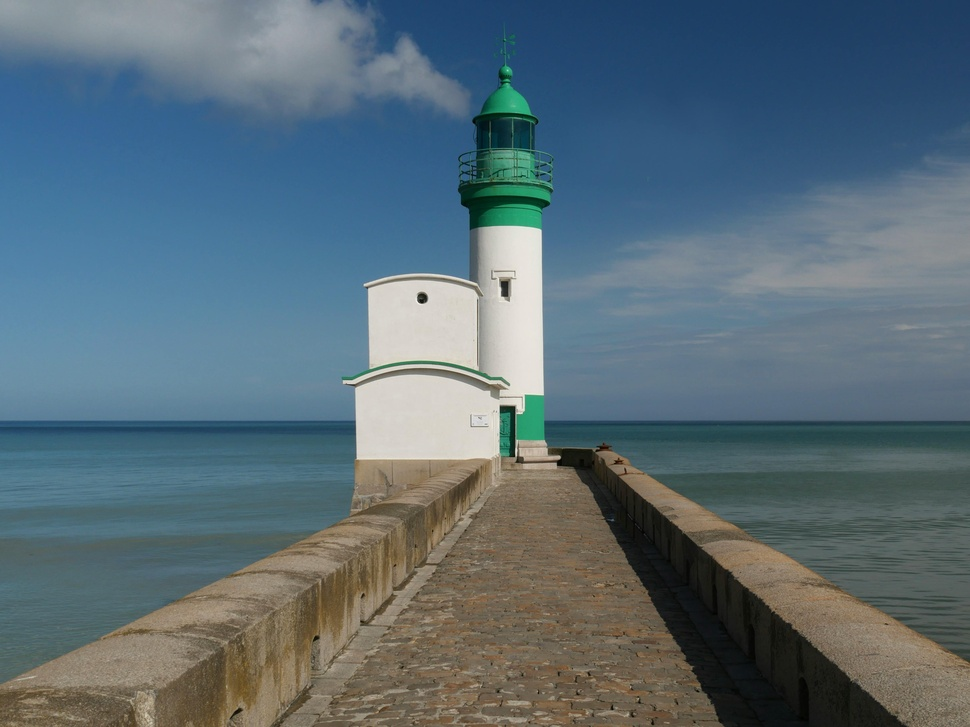
#> input picture Fourth/image5.jpg, 970 x 727 px, shrunk from 4459 x 3344 before the run
$ python point.py
#> lines starting #> are read from the running program, lines starting #| are printed output that depends on the picture; after the words box and inside, x2 and y2 are one past the last pixel; in counts of white or black regions, pixels touching at a corner belong together
import cv2
import numpy as np
import matplotlib.pyplot as plt

# Load image in grayscale
img = cv2.imread('image5.jpg', cv2.IMREAD_GRAYSCALE)
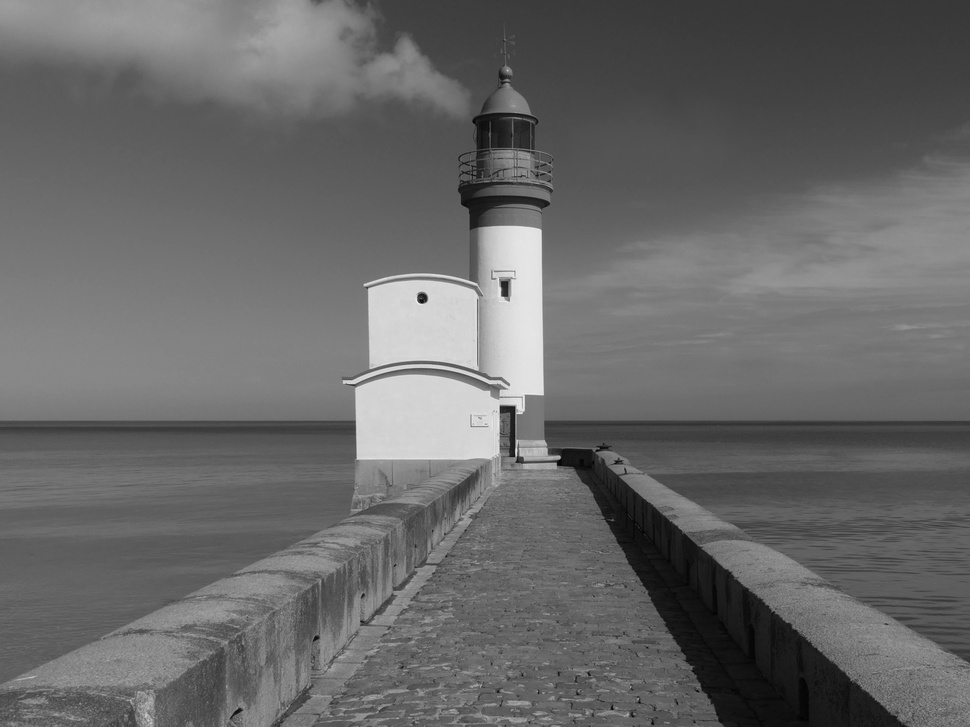
#> img: shape (727, 970); min 1, max 245, mean 103.8

if img is None:
    print("Could not load image. Check the path or file name.")
    exit()

# Convert to float32 for Harris
gray = np.float32(img)

# Harris corner detection
dst = cv2.cornerHarris(gray, blockSize=2, ksize=3, k=0.04)
dst = cv2.dilate(dst, None)

# Create a copy to mark detected points
point_img = img.copy()
point_img[dst > 0.01 * dst.max()] = 255  # white points where corners are detected
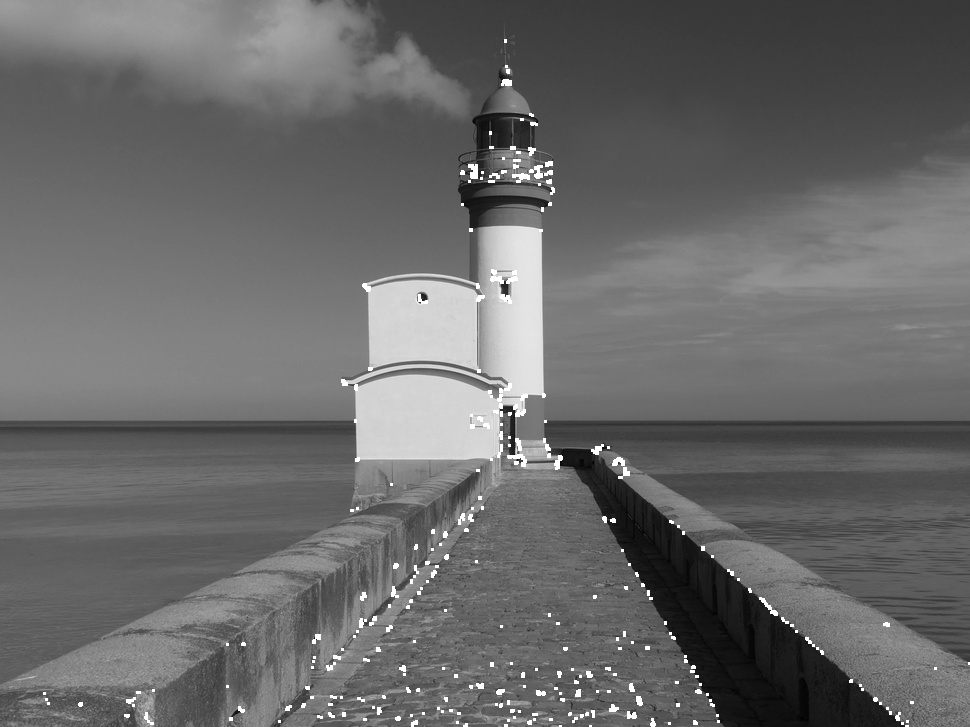
#> point_img: shape (727, 970); 0.93% of pixels changed, all inside (x1, y1, x2, y2) = (43, 39, 970, 727)

# Display side-by-side
plt.figure(figsize=(10, 4))

plt.subplot(1, 2, 1)
plt.title("Original Image")
plt.imshow(img, cmap='gray')
plt.axis('off')

plt.subplot(1, 2, 2)
plt.title("Harris Corners")
plt.imshow(point_img, cmap='gray')
plt.axis('off')

plt.tight_layout()
plt.show()
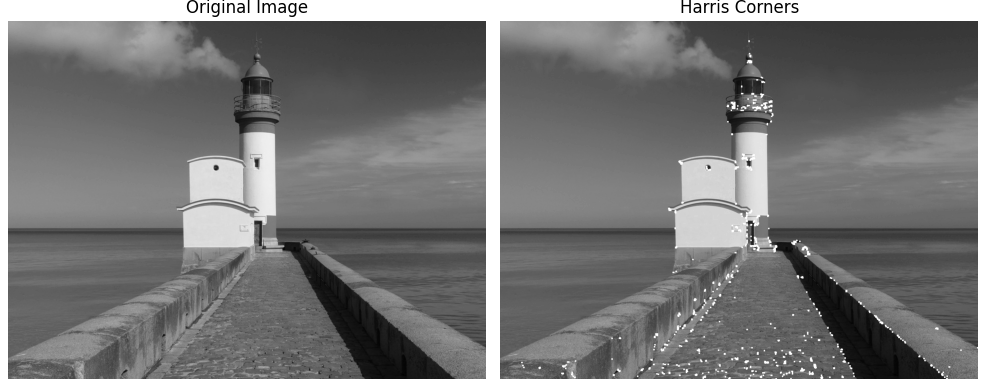
#> figure drawn by matplotlib, 2 panels

$ run again, with Fourth/image1.jpg copied over Fourth/image5.jpg
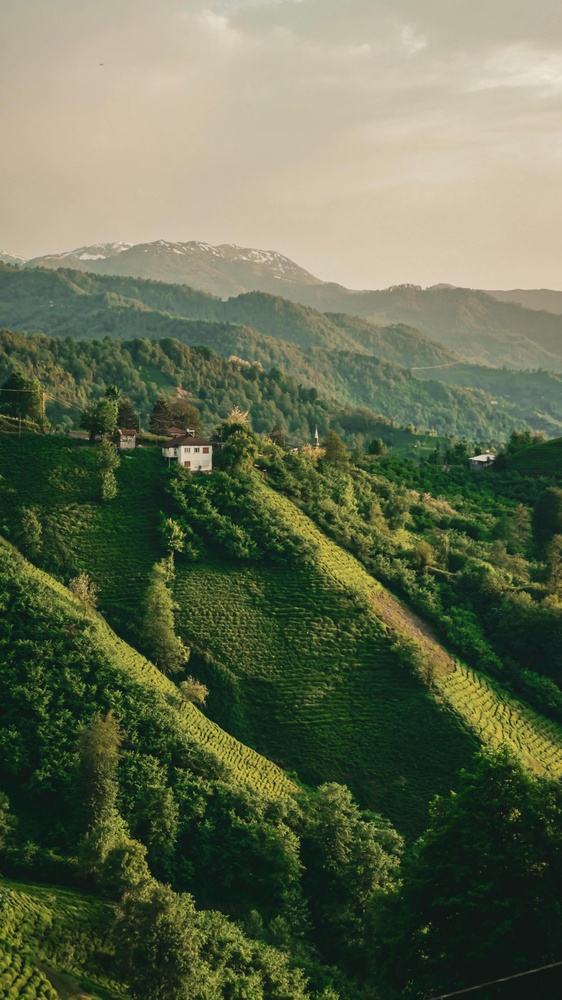
#> input picture Fourth/image1.jpg, 562 x 1000 px, shrunk from 2268 x 4032 before the run
#> `point_img[dst > 0.01 * dst.max()] = 255`:
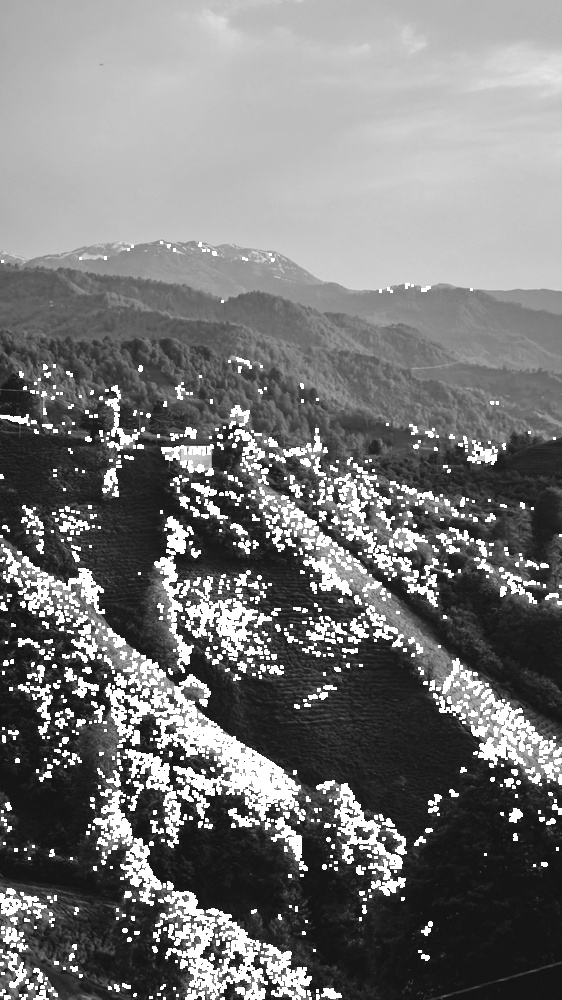
#> point_img: shape (1000, 562); min 14, max 255, mean 119.8
#> `plt.show()`:
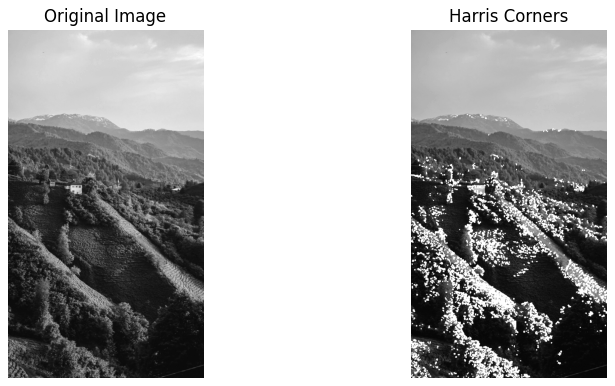
#> figure drawn by matplotlib, 2 panels

$ run again, with Fourth/image2.jpg copied over Fourth/image5.jpg
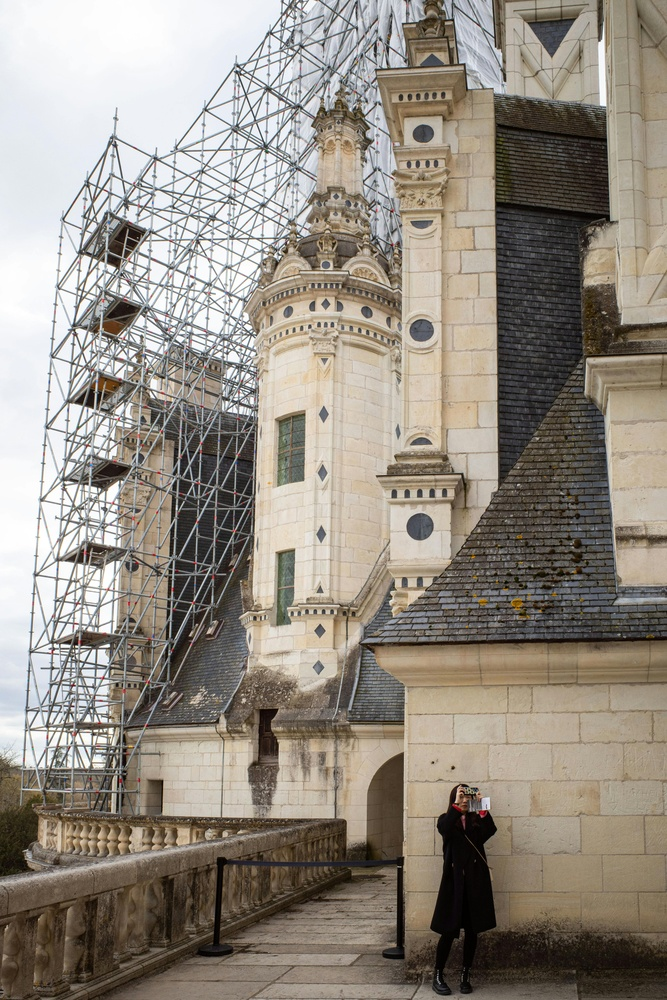
#> input picture Fourth/image2.jpg, 667 x 1000 px, shrunk from 4000 x 6000 before the run
#> `dst = cv2.dilate(dst, None)`:
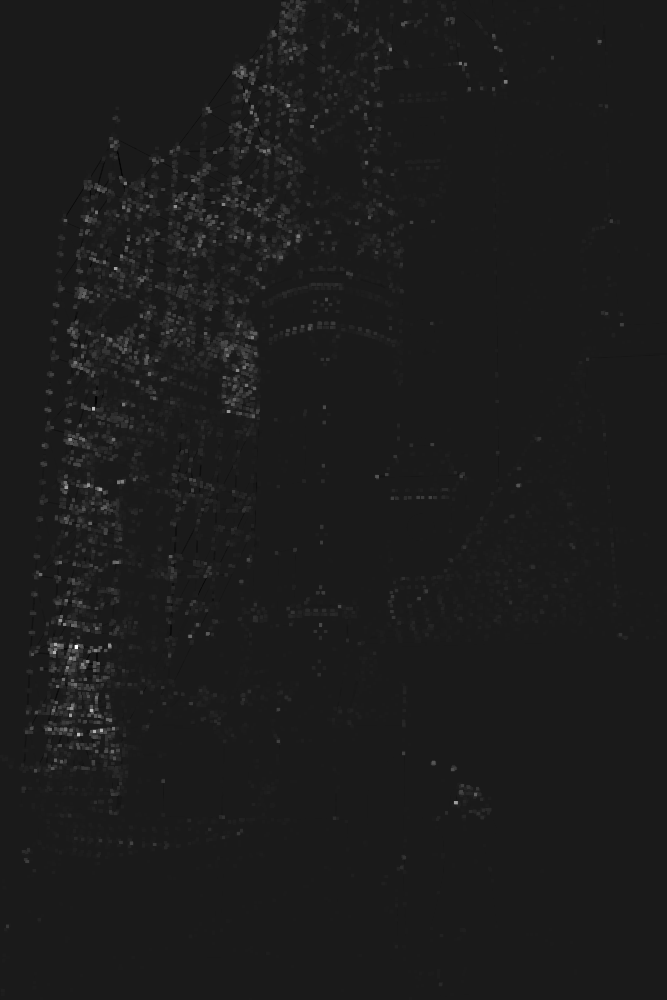
#> dst: shape (1000, 667) float32; min -12319733, max 107316704, mean 871079.4; drawn with min black and max white
#> `point_img[dst > 0.01 * dst.max()] = 255`:
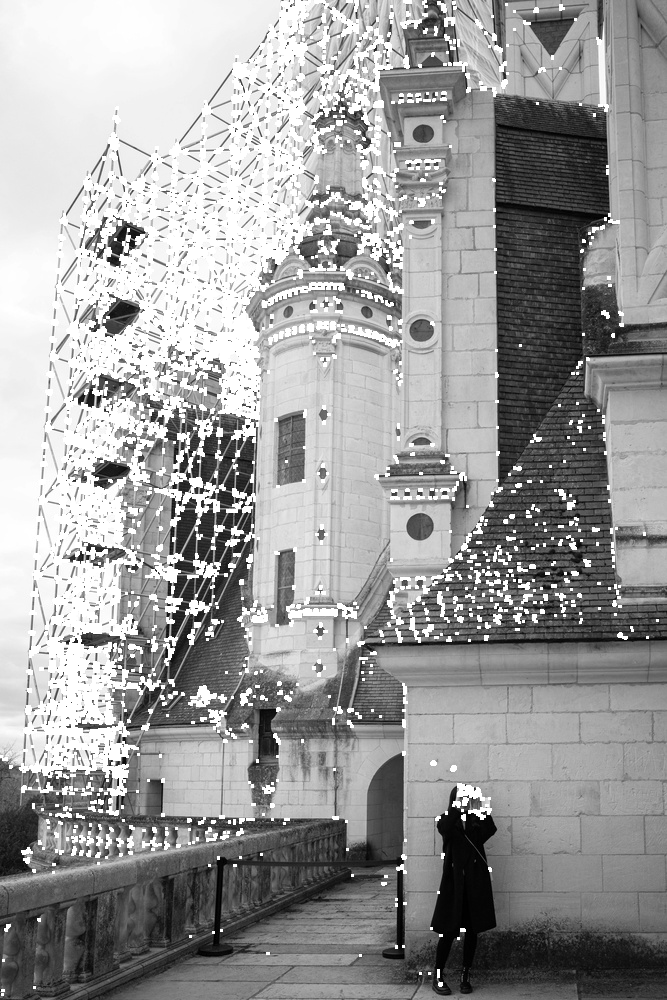
#> point_img: shape (1000, 667); min 0, max 255, mean 155.1

$ run again, with Fourth/image7.jpg copied over Fourth/image5.jpg
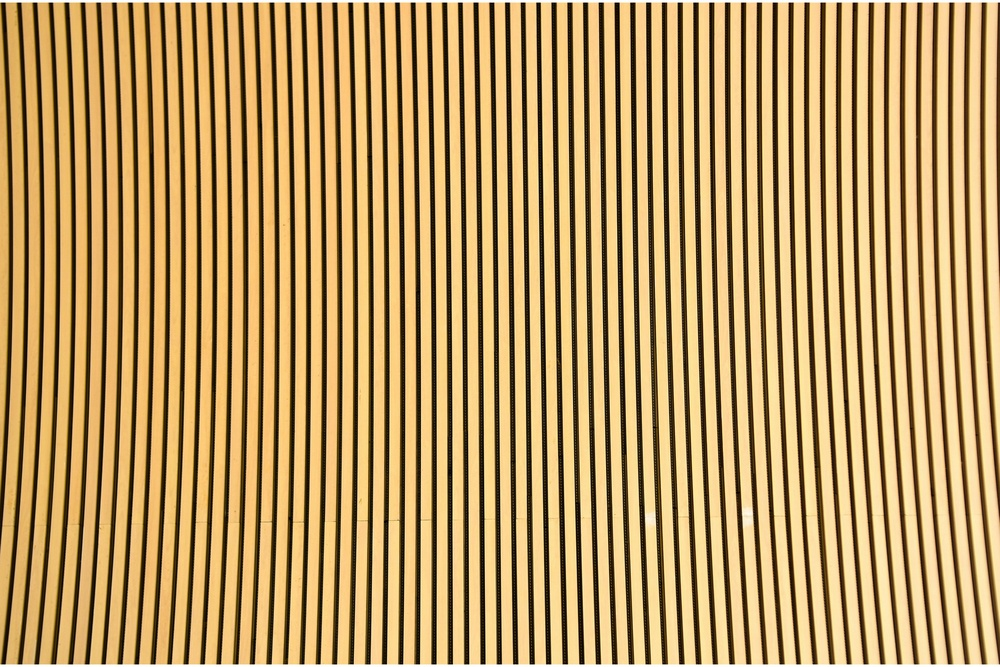
#> input picture Fourth/image7.jpg, 1000 x 667 px, shrunk from 6000 x 4000 before the run
#> `dst = cv2.dilate(dst, None)`:
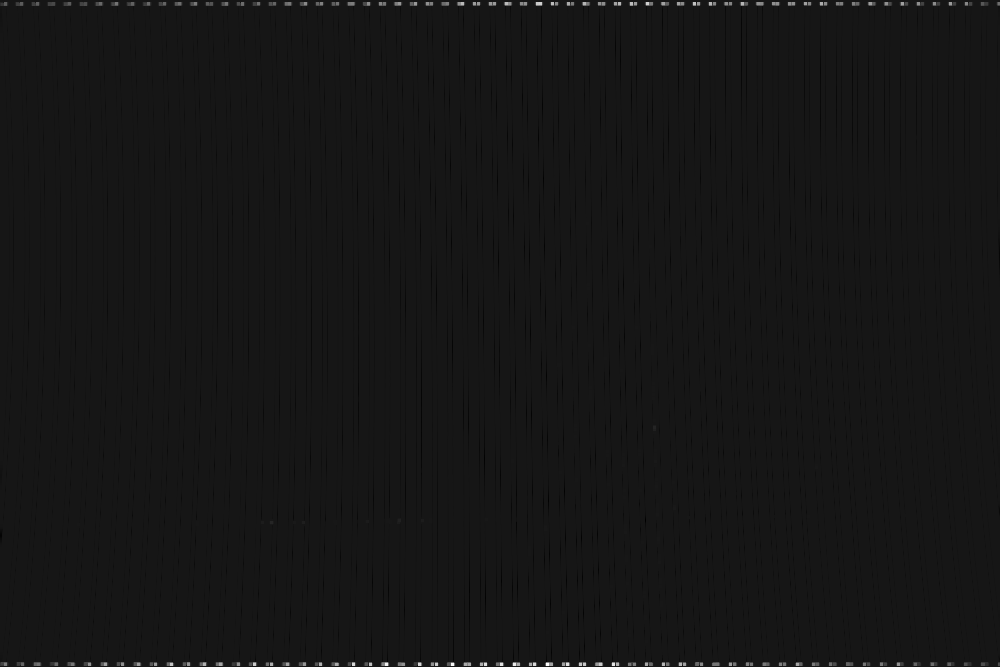
#> dst: shape (667, 1000) float32; min -15243089, max 158293520, mean -30872.6; drawn with min black and max white
#> `point_img[dst > 0.01 * dst.max()] = 255`:
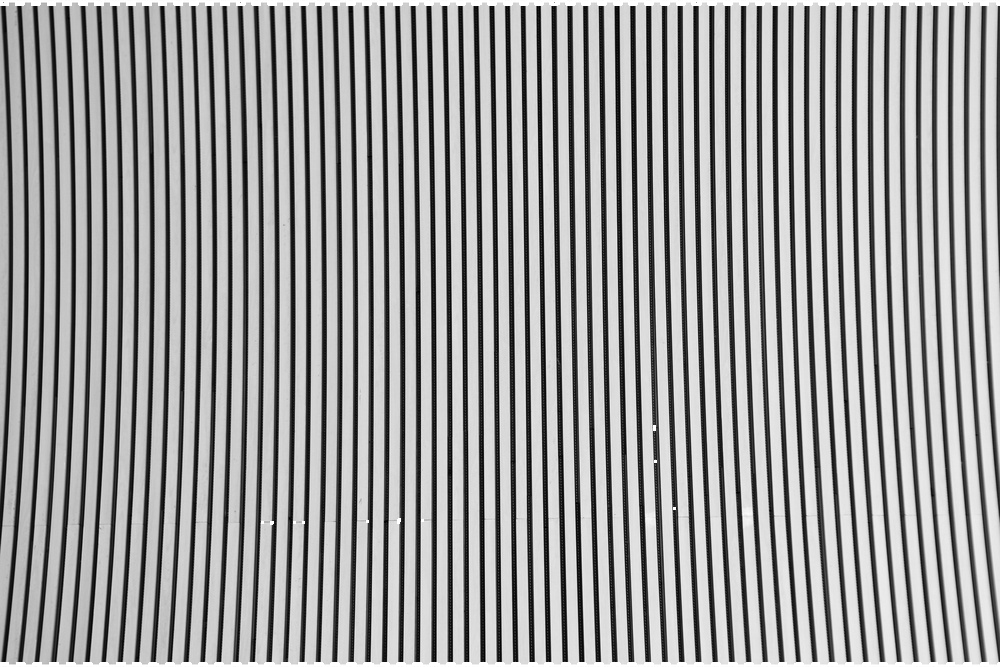
#> point_img: shape (667, 1000); min 0, max 255, mean 158.2
